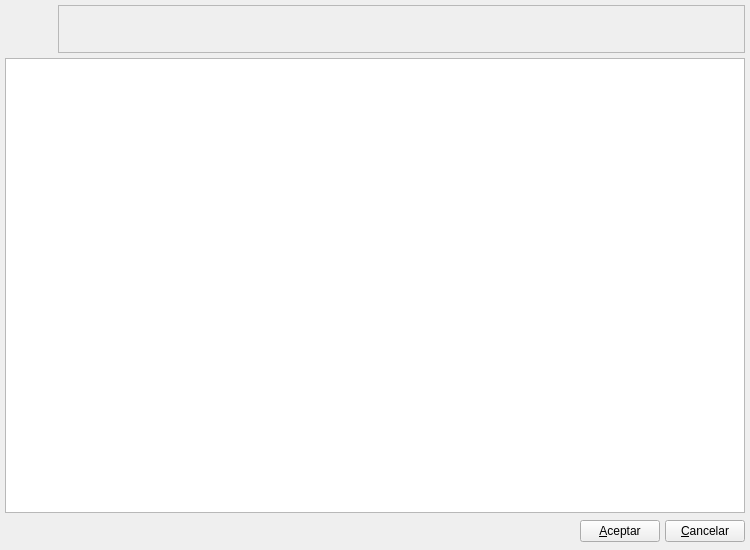
<ui version="4.0" >
 <author>Tomeu Borras Riera</author>
 <class>ListTasaIVABase</class>
 <widget class="QWidget" name="ListTasaIVABase" >
  <property name="geometry" >
   <rect>
    <x>0</x>
    <y>0</y>
    <width>750</width>
    <height>550</height>
   </rect>
  </property>
  <property name="windowTitle" >
   <string>Tasas de IVA</string>
  </property>
  <property name="windowIcon" >
   <iconset>
    <normaloff>:/Bulmafact48x48/images/png/48x48/i_bulmages_iva.48x48.png</normaloff>:/Bulmafact48x48/images/png/48x48/i_bulmages_iva.48x48.png</iconset>
  </property>
  <layout class="QGridLayout" >
   <property name="margin" >
    <number>5</number>
   </property>
   <property name="spacing" >
    <number>5</number>
   </property>
   <item row="2" column="0" >
    <layout class="QHBoxLayout" >
     <property name="spacing" >
      <number>5</number>
     </property>
     <property name="margin" >
      <number>0</number>
     </property>
     <item>
      <spacer>
       <property name="orientation" >
        <enum>Qt::Horizontal</enum>
       </property>
       <property name="sizeHint" stdset="0" >
        <size>
         <width>151</width>
         <height>27</height>
        </size>
       </property>
      </spacer>
     </item>
     <item>
      <widget class="QPushButton" name="mui_aceptar" >
       <property name="text" >
        <string>&amp;Aceptar</string>
       </property>
      </widget>
     </item>
     <item>
      <widget class="QPushButton" name="mui_cancelar" >
       <property name="text" >
        <string>&amp;Cancelar</string>
       </property>
      </widget>
     </item>
    </layout>
   </item>
   <item row="0" column="0" >
    <layout class="QHBoxLayout" >
     <property name="spacing" >
      <number>5</number>
     </property>
     <property name="margin" >
      <number>0</number>
     </property>
     <item>
      <widget class="QLabel" name="label" >
       <property name="minimumSize" >
        <size>
         <width>48</width>
         <height>48</height>
        </size>
       </property>
       <property name="maximumSize" >
        <size>
         <width>48</width>
         <height>48</height>
        </size>
       </property>
       <property name="pixmap" >
        <pixmap resource="../../bulmages.qrc" >:/Images/vat.svg</pixmap>
       </property>
       <property name="scaledContents" >
        <bool>true</bool>
       </property>
      </widget>
     </item>
     <item>
      <widget class="QFrame" name="frame" >
       <property name="sizePolicy" >
        <sizepolicy vsizetype="Preferred" hsizetype="Expanding" >
         <horstretch>0</horstretch>
         <verstretch>0</verstretch>
        </sizepolicy>
       </property>
       <property name="frameShape" >
        <enum>QFrame::StyledPanel</enum>
       </property>
       <property name="frameShadow" >
        <enum>QFrame::Raised</enum>
       </property>
      </widget>
     </item>
    </layout>
   </item>
   <item row="1" column="0" >
    <widget class="ListTasaIVASubForm" name="mui_listado" >
     <property name="horizontalScrollMode" >
      <enum>QAbstractItemView::ScrollPerPixel</enum>
     </property>
    </widget>
   </item>
  </layout>
 </widget>
 <layoutdefault spacing="2" margin="6" />
 <customwidgets>
  <customwidget>
   <class>ListTasaIVASubForm</class>
   <extends>QTableWidget</extends>
   <header>listtasaivaview.h</header>
  </customwidget>
 </customwidgets>
 <resources>
  <include location="../../bulmages.qrc" />
 </resources>
 <connections>
  <connection>
   <sender>mui_cancelar</sender>
   <signal>clicked()</signal>
   <receiver>ListTasaIVABase</receiver>
   <slot>close()</slot>
   <hints>
    <hint type="sourcelabel" >
     <x>311</x>
     <y>563</y>
    </hint>
    <hint type="destinationlabel" >
     <x>6</x>
     <y>564</y>
    </hint>
   </hints>
  </connection>
 </connections>
</ui>
